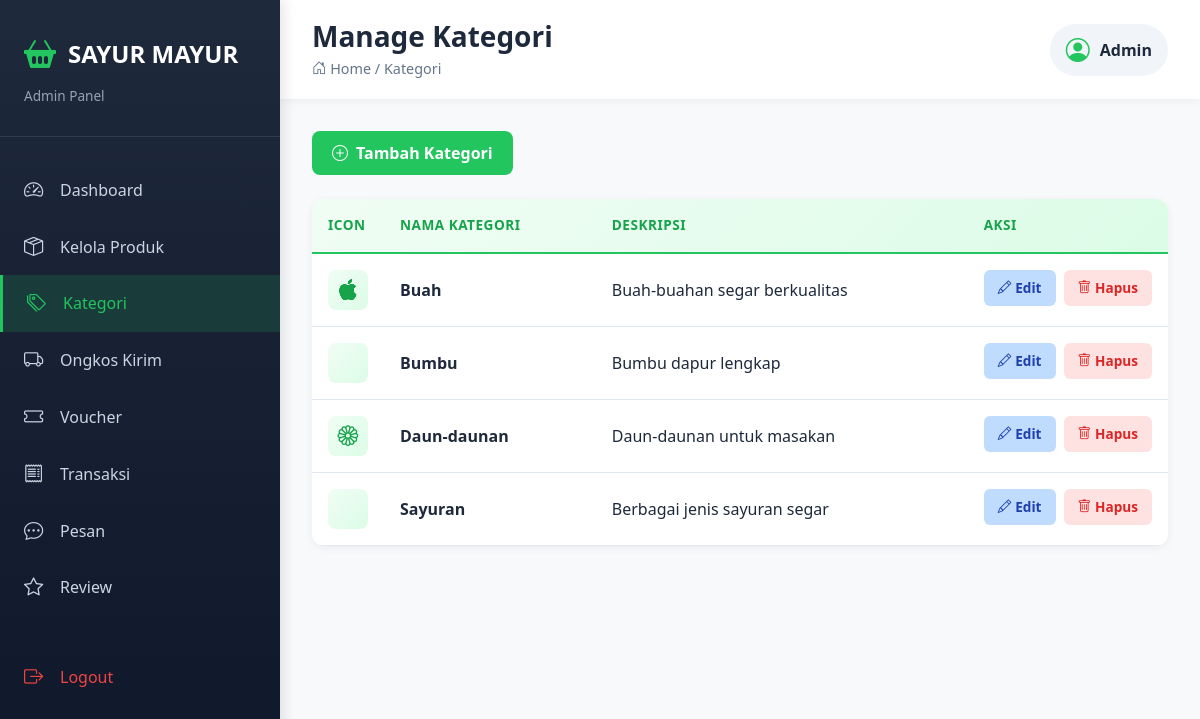
Page /admin/pages/kategori/index.php (signed in) on the committed database.
### tables this page shows
CREATE TABLE IF NOT EXISTS `kategori` (
  `id` int(11) NOT NULL AUTO_INCREMENT,
  `nama` varchar(50) NOT NULL UNIQUE,
  `deskripsi` text,
  `icon` varchar(50) DEFAULT NULL,
  `created_at` timestamp NOT NULL DEFAULT CURRENT_TIMESTAMP,
  PRIMARY KEY (`id`)
);

### config/routes.php (called while the page is built)
<?php
return [
    'dashboard' => 'admin/pages/dashboard/dashboard.php',
    'login' => 'admin/login.php',
    'logout' => 'admin/logout.php',
    'kategori.index' => 'admin/pages/kategori/index.php',
    'kategori.create' => 'admin/pages/kategori/create.php',
    'kategori.edit' => 'admin/pages/kategori/edit.php',
    'kategori.delete' => 'admin/pages/kategori/delete.php',
    'ongkos-kirim.index' => 'admin/pages/ongkos-kirim/index.php',
    'ongkos-kirim.create' => 'admin/pages/ongkos-kirim/create.php',
    'ongkos-kirim.edit' => 'admin/pages/ongkos-kirim/edit.php',
    'ongkos-kirim.delete' => 'admin/pages/ongkos-kirim/delete.php',
    'voucher.index' => 'admin/pages/voucher/index.php',
    'voucher.create' => 'admin/pages/voucher/create.php',
    'voucher.edit' => 'admin/pages/voucher/edit.php',
    'voucher.delete' => 'admin/pages/voucher/delete.php',
    'products.index' => 'admin/pages/products/index.php',
    'products.create' => 'admin/pages/products/create.php',
    'products.edit' => 'admin/pages/products/edit.php',
    'products.delete' => 'admin/pages/products/delete.php',
    'products.reviews' => 'admin/pages/products/reviews.php',
    'transactions.index' => 'admin/pages/transactions/index.php',
    'transactions.detail' => 'admin/pages/transactions/detail.php',
    'transactions.invoice' => 'admin/pages/transactions/invoice.php',
    'review.index' => 'admin/messages/index.php',
];

### helpers/RouteHelper.php (called while the page is built, shortened)
<?php
function route($routeName, $params = [])
{
    static $routes = null;
    if ($routes === null) {
        $routes = require __DIR__ . '/../config/routes.php';
    }
    $path = $routes[$routeName];
    $basePath = '/sayur_mayur_app/';
    if (strpos($path, '/') !== 0) {
        $path = '/' . $path;
    }
    $path = $basePath . ltrim($path, '/');
    if (!empty($params)) {
        $queryString = http_build_query($params);
        $path .= '?' . $queryString;
    }
    return $path;
}

### admin/pages/kategori/index.php (the view, shortened to what this page needs)
<?php
include '../../../config/koneksi.php';
require_once '../../../helpers/RouteHelper.php';
$kategoris = mysqli_query($conn, "SELECT * FROM kategori ORDER BY nama ASC");
?>
<!DOCTYPE html>
<html lang="id">
<head>
    <link href="https://cdn.jsdelivr.net/npm/bootstrap@5.3.3/dist/css/bootstrap.min.css" rel="stylesheet">
    <link rel="stylesheet" href="https://cdn.jsdelivr.net/npm/bootstrap-icons@1.11.0/font/bootstrap-icons.css">
</head>
<body>
    <div class="admin-wrapper">
        <?php include '../../../includes/sidebar.php'; ?>
        <div class="admin-main">
            <div class="top-bar">
                <div class="top-bar-left">
                    <h1 class="page-title">Manage Kategori</h1>
                    <p class="page-breadcrumb">
                        <i class="bi bi-house-door"></i> Home / Kategori
                    </p>
                </div>
                <div class="top-bar-right">
                    <div class="admin-profile">
                        <i class="bi bi-person-circle"></i>
                        <span>Admin</span>
                    </div>
                </div>
            </div>
            <div class="admin-content">
                <div style="display: flex; justify-content: space-between; align-items: center; margin-bottom: 24px;">
                    <div style="display: flex; gap: 12px;">
                        <a href="<?= route('kategori.create') ?>" class="btn-add">
                            <i class="bi bi-plus-circle"></i> Tambah Kategori
                        </a>
                    </div>
                </div>
                <div class="data-table-wrapper">
                    <?php if (mysqli_num_rows($kategoris) > 0): ?>
                        <table class="data-table">
                            <thead>
                                <tr>
                                    <th style="width: 60px;">Icon</th>
                                    <th>Nama Kategori</th>
                                    <th>Deskripsi</th>
                                    <th style="width: 180px;">Aksi</th>
                                </tr>
                            </thead>
                            <tbody>
                                <?php while ($kat = mysqli_fetch_assoc($kategoris)): ?>
                                    <tr>
                                        <td>
                                            <div class="icon-display">
                                                <i class="bi <?= htmlspecialchars($kat['icon'] ?? 'bi-folder'); ?>"></i>
                                            </div>
                                        </td>
                                        <td>
                                            <strong><?= htmlspecialchars($kat['nama']); ?></strong>
                                        </td>
                                        <td>
                                            <?= htmlspecialchars($kat['deskripsi'] ?? '-'); ?>
                                        </td>
                                        <td class="actions">
                                            <a href="<?= route('kategori.edit', ['id' => $kat['id']]) ?>" class="btn-action btn-edit">
                                                <i class="bi bi-pencil"></i> Edit
                                            </a>
                                            <a href="<?= route('kategori.delete', ['id' => $kat['id']]) ?>" class="btn-action btn-delete"
                                               onclick="return confirm('Yakin ingin menghapus kategori ini?');">
                                                <i class="bi bi-trash"></i> Hapus
                                            </a>
                                        </td>
                                    </tr>
                                <?php endwhile; ?>
                            </tbody>
                        </table>
                    <?php endif; ?>
                </div>
            </div>
        </div>
    </div>
</body>
</html>

### admin/pages/kategori/index.php (style rules this page uses)
* { margin: 0; padding: 0; box-sizing: border-box; }
body { font-family: 'Segoe UI', Tahoma, Geneva, Verdana, sans-serif; background: #f8f9fa; }
.admin-wrapper { display: flex; min-height: 100vh; }
.admin-main { margin-left: 280px; flex: 1; min-height: 100vh; }
.top-bar { background: white; padding: 20px 32px; display: flex; justify-content: space-between; align-items: center; box-shadow: 0 2px 8px rgba(0, 0, 0, 0.05); position: sticky; top: 0; z-index: 100; }
.top-bar-left { flex: 1; }
.top-bar-right { display: flex; align-items: center; gap: 20px; }
.page-title { font-size: 1.75rem; font-weight: 800; color: #1e293b; margin: 0; }
.page-breadcrumb { color: #64748b; font-size: 0.9rem; margin: 4px 0 0 0; }
.admin-profile { display: flex; align-items: center; gap: 10px; padding: 8px 16px; background: #f1f5f9; border-radius: 50px; font-weight: 600; color: #1e293b; }
.admin-profile i { font-size: 1.5rem; color: #22c55e; }
.admin-content { padding: 32px; }
.btn-add { background: #22c55e; color: white; padding: 10px 20px; border: none; border-radius: 8px; cursor: pointer; text-decoration: none; display: inline-flex; align-items: center; gap: 8px; font-weight: 600; transition: all 0.3s ease; }
.data-table-wrapper { background: white; border-radius: 12px; box-shadow: 0 2px 8px rgba(0, 0, 0, 0.06); overflow: hidden; }
.data-table { width: 100%; border-collapse: collapse; margin: 0; }
.data-table thead { background: linear-gradient(135deg, #f0fdf4, #dcfce7); border-bottom: 2px solid #22c55e; }
.data-table th { padding: 16px; font-weight: 700; color: #16a34a; text-align: left; font-size: 0.85rem; text-transform: uppercase; letter-spacing: 0.5px; }
.data-table tbody tr { border-bottom: 1px solid #e2e8f0; transition: background 0.2s ease; }
.data-table td { padding: 16px; color: #1e293b; }
.icon-display { display: inline-flex; align-items: center; justify-content: center; width: 40px; height: 40px; border-radius: 8px; background: linear-gradient(135deg, #f0fdf4 0%, #dcfce7 100%); color: #16a34a; font-size: 1.3rem; }
.actions { display: flex; gap: 8px; }
.btn-action { padding: 8px 14px; border: none; border-radius: 6px; font-size: 0.85rem; font-weight: 600; cursor: pointer; text-decoration: none; display: inline-flex; align-items: center; gap: 4px; transition: all 0.3s ease; }
.btn-edit { background: #bfdbfe; color: #1e40af; }
.btn-delete { background: #fee2e2; color: #dc2626; }

### rows in the picture
kategori: nama "Buah", deskripsi "Buah-buahan segar berkualitas"
kategori: nama "Bumbu", deskripsi "Bumbu dapur lengkap"
kategori: nama "Daun-daunan", deskripsi "Daun-daunan untuk masakan"
kategori: nama "Sayuran", deskripsi "Berbagai jenis sayuran segar"
